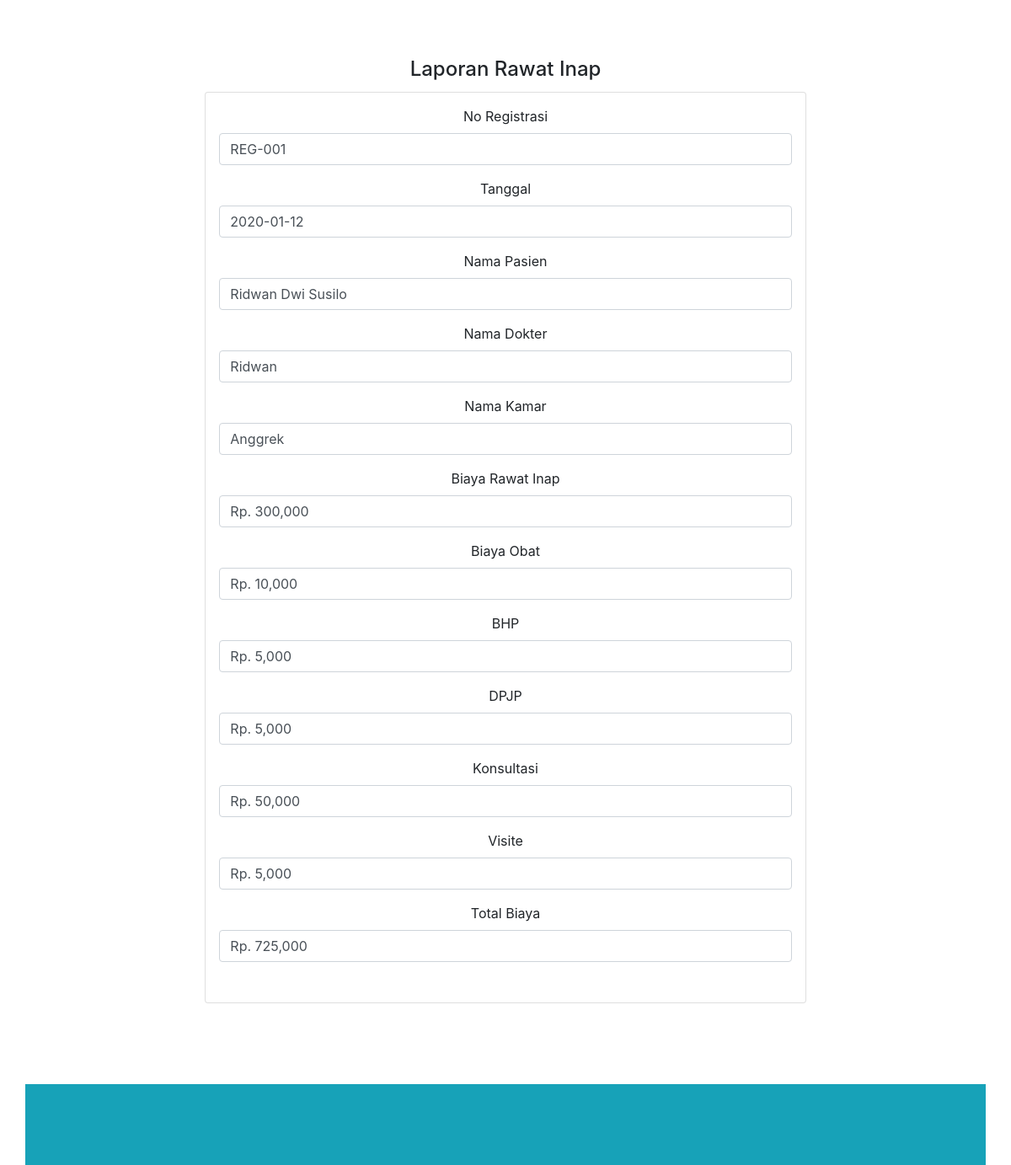
The page /index.php/admin/laporaninap/detail/3 on the database its author committed.
### tables this page shows
CREATE TABLE `data_pasien` (
  `id_pasien` int(11) NOT NULL,
  `reg` varchar(250) NOT NULL,
  `nama` varchar(250) NOT NULL,
  `umur` varchar(250) NOT NULL,
  `alamat` text NOT NULL,
  `suami` varchar(250) NOT NULL,
  `pekerjaan` varchar(250) NOT NULL,
  `pendidikan` varchar(250) NOT NULL
);

CREATE TABLE `transaksi` (
  `id_transaksi` int(11) NOT NULL,
  `reg` varchar(250) DEFAULT NULL,
  `id_dokter` int(250) DEFAULT NULL,
  `id_kamar` int(250) DEFAULT NULL,
  `id_rawat_inap` int(250) DEFAULT NULL,
  `id_rawat_jalan` int(50) DEFAULT NULL,
  `id_transaksi_obat` int(100) DEFAULT NULL,
  `bhp` int(100) DEFAULT NULL,
  `dpjp` int(100) DEFAULT NULL,
  `kebersihan` int(222) DEFAULT NULL,
  `konsultasi` int(222) DEFAULT NULL,
  `visite` int(222) DEFAULT NULL,
  `infus` int(222) DEFAULT NULL,
  `total` int(222) DEFAULT NULL,
  `tanggal` date DEFAULT NULL
);

CREATE TABLE `data_dokter` (
  `id_dokter` int(11) NOT NULL,
  `nama` varchar(250) NOT NULL,
  `telepon` varchar(250) NOT NULL
);

CREATE TABLE `data_kamar` (
  `id_kamar` int(11) NOT NULL,
  `nama` varchar(250) NOT NULL,
  `biaya` int(250) NOT NULL
);

CREATE TABLE `data_rawat_inap` (
  `id_rawat_inap` int(11) NOT NULL,
  `nama` varchar(250) NOT NULL,
  `biaya` int(250) NOT NULL
);

CREATE TABLE `data_transaksi_obat` (
  `id_transaksi_obat` int(11) NOT NULL,
  `reg` varchar(250) NOT NULL,
  `id_obat` int(11) NOT NULL,
  `biaya` int(11) NOT NULL,
  `jumlah` int(250) NOT NULL
);

### application/controllers/admin/Laporaninap.php (called while the page is built, shortened)
<?php
class Laporaninap extends CI_Controller {
    public function detail($id) {
        $data['data_obat']=$this->db->query('select * from data_obat where stok between 1 and 10');
        $data['data_obat']=$data['data_obat']->num_rows();
        $data['transaksi'] = $this->db->query("select id_transaksi, tanggal, data_pasien.reg, data_pasien.nama as nama_pasien, data_dokter.nama as nama_dokter, data_kamar.nama as nama_kamar, data_rawat_inap.biaya as biaya_rawat_inap, data_transaksi_obat.biaya as biaya_obat, bhp, dpjp, konsultasi, visite, total from data_pasien join transaksi on data_pasien.reg=transaksi.reg join data_dokter on data_dokter.id_dokter=transaksi.id_dokter join data_kamar on data_kamar.id_kamar=transaksi.id_kamar join data_rawat_inap on data_rawat_inap.id_rawat_inap=transaksi.id_rawat_inap join data_transaksi_obat on data_transaksi_obat.id_transaksi_obat=transaksi.id_transaksi_obat where id_transaksi='$id'")->result();
        $this->load->view('admin/laporan/v_data_laporaninap_detail',$data);
    }
}

### index.php (called while the page is built, shortened)
<?php
require_once BASEPATH.'core/CodeIgniter.php';

### application/views/admin/laporan/v_data_laporaninap_detail.php (the view, shortened to what this page needs)
<body>
<?php foreach ($transaksi as $rowtransaksi){
    $reg=$rowtransaksi->reg;
    $nama_kamar=$rowtransaksi->nama_kamar;
    $nama_pasien=$rowtransaksi->nama_pasien;
    $nama_dokter=$rowtransaksi->nama_dokter;
    $nama_kamar=$rowtransaksi->nama_kamar;
    $biaya_rawat_inap=$rowtransaksi->biaya_rawat_inap;
    $biaya_obat=$rowtransaksi->biaya_obat;
    $bhp=$rowtransaksi->bhp;
    $dpjp=$rowtransaksi->dpjp;
    $konsultasi=$rowtransaksi->konsultasi;
    $visite=$rowtransaksi->visite;
    $total=$rowtransaksi->total;
    $tanggal=$rowtransaksi->tanggal;
}
?>
<main>
<div class="container my-5">
       <div class="card-body text-center">
       <h4 class="card-title">Laporan Rawat Inap</h4>
       <div class=" card col-8 offset-2 my-2 p-3">
       <div class="form-group">
       <label for="listname">No Registrasi</label>
            <input value="<?php echo $reg?>" type="text" class="form-control"/>
        </div>
        <div class="form-group">
        <div class="form-group">
       <label for="listname">Tanggal</label>
            <input value="<?php echo $tanggal?>" type="text" class="form-control"/>
        </div>
        <div class="form-group">
       <label for="listname">Nama Pasien</label>
            <input value="<?php echo $nama_pasien?>" type="text" class="form-control"/>
        </div>
        <div class="form-group">
       <label for="listname">Nama Dokter</label>
            <input value="<?php echo $nama_dokter?>" type="text" class="form-control"/>
        </div>
        <div class="form-group">
       <label for="listname">Nama Kamar</label>
            <input value="<?php echo $nama_kamar?>" type="text" class="form-control"/>
        </div>
        <div class="form-group">
       <label for="listname">Biaya Rawat Inap</label>
            <input value="<?php echo "Rp. ".number_format($biaya_rawat_inap)?>" type="text" class="form-control"/>
        </div>
        <div class="form-group">
       <label for="listname">Biaya Obat</label>
            <input value="<?php echo "Rp. ".number_format($biaya_obat)?>" type="text" class="form-control"/>
        </div>
        <div class="form-group">
       <label for="listname">BHP</label>
            <input value="<?php echo "Rp. ".number_format($bhp)?>" type="text" class="form-control"/>
        </div>
        <div class="form-group">
       <label for="listname">DPJP</label>
            <input value="<?php echo "Rp. ".number_format($dpjp)?>" type="text" class="form-control"/>
        </div>
        <div class="form-group">
       <label for="listname">Konsultasi</label>
            <input value="<?php echo "Rp. ".number_format($konsultasi)?>" type="text" class="form-control"/>
        </div>
        <div class="form-group">
       <label for="listname">Visite</label>
            <input value="<?php echo "Rp. ".number_format($visite)?>" type="text" class="form-control"/>
        </div>
        <div class="form-group">
       <label for="listname">Total Biaya</label>
            <input value="<?php echo "Rp. ".number_format($total)?>" type="text" class="form-control"/>
        </div>
    </div>
  </div>
</main>

### application/views/admin/sniphets/header.php (style rules this page uses)
body { background-image:url(); background-size: 100%; }

### rows shown on the page
data_pasien: reg "REG-001", tanggal "2020-01-12", nama "Ridwan Dwi Susilo", nama "Ridwan", nama "Anggrek", biaya "Rp. 300,000", biaya "Rp. 10,000", bhp "Rp. 5,000", dpjp "Rp. 5,000", konsultasi "Rp. 50,000", visite "Rp. 5,000", total "Rp. 725,000"
